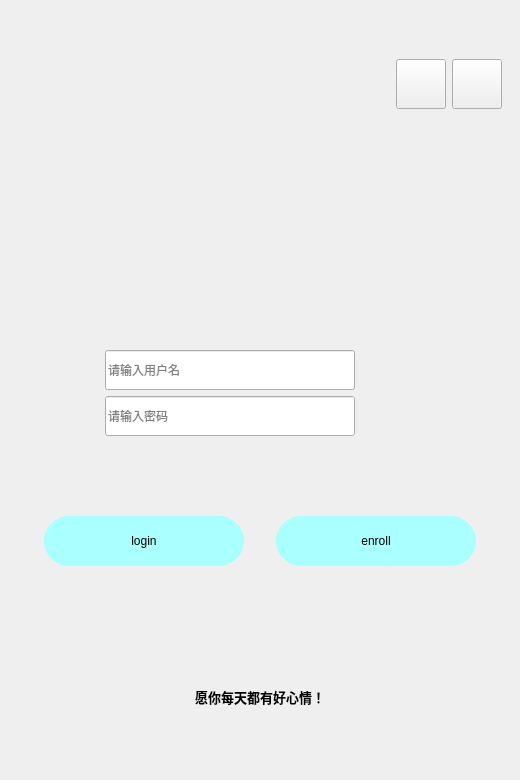
<?xml version="1.0" encoding="UTF-8"?>
<ui version="4.0">
 <class>MainWindow</class>
 <widget class="QMainWindow" name="MainWindow">
  <property name="geometry">
   <rect>
    <x>0</x>
    <y>0</y>
    <width>520</width>
    <height>780</height>
   </rect>
  </property>
  <property name="minimumSize">
   <size>
    <width>520</width>
    <height>720</height>
   </size>
  </property>
  <property name="windowTitle">
   <string>MainWindow</string>
  </property>
  <property name="styleSheet">
   <string notr="true"/>
  </property>
  <widget class="QWidget" name="centralwidget">
   <layout class="QVBoxLayout" name="verticalLayout">
    <item>
     <widget class="QWidget" name="widget_2" native="true">
      <layout class="QHBoxLayout" name="horizontalLayout">
       <item>
        <spacer name="horizontalSpacer">
         <property name="orientation">
          <enum>Qt::Horizontal</enum>
         </property>
         <property name="sizeHint" stdset="0">
          <size>
           <width>40</width>
           <height>20</height>
          </size>
         </property>
        </spacer>
       </item>
       <item>
        <widget class="QPushButton" name="btn_zxh">
         <property name="minimumSize">
          <size>
           <width>50</width>
           <height>50</height>
          </size>
         </property>
         <property name="styleSheet">
          <string notr="true">QPushButton {border-image:url(:/x1.png);}
QPushButton:hover {border-image:url(:/x2.png);}
QPushButton:pressed {border-image:url(:/x3.png);}</string>
         </property>
         <property name="text">
          <string/>
         </property>
        </widget>
       </item>
       <item>
        <widget class="QPushButton" name="btn_close">
         <property name="minimumSize">
          <size>
           <width>50</width>
           <height>50</height>
          </size>
         </property>
         <property name="styleSheet">
          <string notr="true">QPushButton {border-image:url(:/c1.png);}
QPushButton:hover {border-image:url(:/c2.png);}
QPushButton:pressed {border-image:url(:/c3.png);}</string>
         </property>
         <property name="text">
          <string/>
         </property>
        </widget>
       </item>
      </layout>
     </widget>
    </item>
    <item>
     <widget class="QWidget" name="widget" native="true">
      <property name="minimumSize">
       <size>
        <width>0</width>
        <height>140</height>
       </size>
      </property>
      <property name="maximumSize">
       <size>
        <width>16777215</width>
        <height>100</height>
       </size>
      </property>
      <layout class="QHBoxLayout" name="horizontalLayout_5">
       <item>
        <widget class="QLabel" name="label">
         <property name="minimumSize">
          <size>
           <width>120</width>
           <height>120</height>
          </size>
         </property>
         <property name="maximumSize">
          <size>
           <width>120</width>
           <height>120</height>
          </size>
         </property>
         <property name="baseSize">
          <size>
           <width>0</width>
           <height>0</height>
          </size>
         </property>
         <property name="text">
          <string/>
         </property>
        </widget>
       </item>
      </layout>
     </widget>
    </item>
    <item>
     <widget class="QWidget" name="widget_5" native="true">
      <layout class="QHBoxLayout" name="horizontalLayout_4">
       <item>
        <spacer name="horizontalSpacer_6">
         <property name="orientation">
          <enum>Qt::Horizontal</enum>
         </property>
         <property name="sizeHint" stdset="0">
          <size>
           <width>40</width>
           <height>20</height>
          </size>
         </property>
        </spacer>
       </item>
       <item>
        <layout class="QFormLayout" name="formLayout">
         <property name="labelAlignment">
          <set>Qt::AlignRight|Qt::AlignTrailing|Qt::AlignVCenter</set>
         </property>
         <property name="topMargin">
          <number>30</number>
         </property>
         <item row="0" column="0">
          <widget class="QLabel" name="l_name">
           <property name="font">
            <font>
             <family>Agency FB</family>
             <pointsize>10</pointsize>
            </font>
           </property>
           <property name="text">
            <string/>
           </property>
           <property name="pixmap">
            <pixmap resource="res.qrc">:/用户.png</pixmap>
           </property>
           <property name="scaledContents">
            <bool>true</bool>
           </property>
           <property name="alignment">
            <set>Qt::AlignLeading|Qt::AlignLeft|Qt::AlignVCenter</set>
           </property>
          </widget>
         </item>
         <item row="0" column="1">
          <widget class="QLineEdit" name="line_name">
           <property name="minimumSize">
            <size>
             <width>250</width>
             <height>40</height>
            </size>
           </property>
           <property name="inputMask">
            <string/>
           </property>
           <property name="placeholderText">
            <string>请输入用户名</string>
           </property>
          </widget>
         </item>
         <item row="1" column="0">
          <widget class="QLabel" name="l_pwd">
           <property name="font">
            <font>
             <family>Agency FB</family>
             <pointsize>10</pointsize>
            </font>
           </property>
           <property name="text">
            <string/>
           </property>
           <property name="pixmap">
            <pixmap resource="res.qrc">:/密码.png</pixmap>
           </property>
           <property name="scaledContents">
            <bool>true</bool>
           </property>
           <property name="alignment">
            <set>Qt::AlignRight|Qt::AlignTrailing|Qt::AlignVCenter</set>
           </property>
          </widget>
         </item>
         <item row="1" column="1">
          <widget class="QLineEdit" name="line_pwd">
           <property name="minimumSize">
            <size>
             <width>250</width>
             <height>40</height>
            </size>
           </property>
           <property name="inputMask">
            <string/>
           </property>
           <property name="echoMode">
            <enum>QLineEdit::Password</enum>
           </property>
           <property name="placeholderText">
            <string>请输入密码</string>
           </property>
          </widget>
         </item>
        </layout>
       </item>
       <item>
        <spacer name="horizontalSpacer_7">
         <property name="orientation">
          <enum>Qt::Horizontal</enum>
         </property>
         <property name="sizeHint" stdset="0">
          <size>
           <width>40</width>
           <height>20</height>
          </size>
         </property>
        </spacer>
       </item>
       <item>
        <spacer name="horizontalSpacer_4">
         <property name="orientation">
          <enum>Qt::Horizontal</enum>
         </property>
         <property name="sizeHint" stdset="0">
          <size>
           <width>40</width>
           <height>20</height>
          </size>
         </property>
        </spacer>
       </item>
      </layout>
     </widget>
    </item>
    <item>
     <widget class="QWidget" name="widget_6" native="true">
      <layout class="QHBoxLayout" name="horizontalLayout_3">
       <item>
        <widget class="QPushButton" name="btn_login">
         <property name="minimumSize">
          <size>
           <width>0</width>
           <height>50</height>
          </size>
         </property>
         <property name="maximumSize">
          <size>
           <width>200</width>
           <height>16777215</height>
          </size>
         </property>
         <property name="styleSheet">
          <string notr="true">background-color: rgb(170, 255, 255);
border-radius: 25px;
</string>
         </property>
         <property name="text">
          <string>login</string>
         </property>
        </widget>
       </item>
       <item>
        <widget class="QPushButton" name="btn_enroll">
         <property name="minimumSize">
          <size>
           <width>0</width>
           <height>50</height>
          </size>
         </property>
         <property name="maximumSize">
          <size>
           <width>200</width>
           <height>16777215</height>
          </size>
         </property>
         <property name="styleSheet">
          <string notr="true">background-color: rgb(170, 255, 255);
border-radius: 25px;
</string>
         </property>
         <property name="text">
          <string>enroll</string>
         </property>
        </widget>
       </item>
      </layout>
     </widget>
    </item>
    <item>
     <widget class="QWidget" name="widget_3" native="true">
      <layout class="QHBoxLayout" name="horizontalLayout_2">
       <item>
        <spacer name="horizontalSpacer_2">
         <property name="orientation">
          <enum>Qt::Horizontal</enum>
         </property>
         <property name="sizeHint" stdset="0">
          <size>
           <width>40</width>
           <height>20</height>
          </size>
         </property>
        </spacer>
       </item>
       <item>
        <widget class="QLabel" name="label_2">
         <property name="font">
          <font>
           <family>Agency FB</family>
           <pointsize>10</pointsize>
           <weight>75</weight>
           <bold>true</bold>
          </font>
         </property>
         <property name="text">
          <string>愿你每天都有好心情！</string>
         </property>
        </widget>
       </item>
       <item>
        <spacer name="horizontalSpacer_3">
         <property name="orientation">
          <enum>Qt::Horizontal</enum>
         </property>
         <property name="sizeHint" stdset="0">
          <size>
           <width>40</width>
           <height>20</height>
          </size>
         </property>
        </spacer>
       </item>
      </layout>
     </widget>
    </item>
   </layout>
  </widget>
  <widget class="QMenuBar" name="menubar">
   <property name="geometry">
    <rect>
     <x>0</x>
     <y>0</y>
     <width>520</width>
     <height>26</height>
    </rect>
   </property>
  </widget>
 </widget>
 <resources>
  <include location="res.qrc"/>
 </resources>
 <connections/>
</ui>
